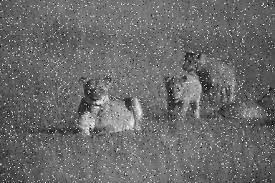
#> input picture L4/download.jpeg, 275 x 183 px
$ python qq2.py
#> lines starting #> are read from the running program, lines starting #| are printed output that depends on the picture
import cv2
import numpy as np
import matplotlib.pyplot as plt

def laplacian_filter(image):
    # Convert image to grayscale
    gray_image = cv2.cvtColor(image, cv2.COLOR_BGR2GRAY)

    # Define Laplacian kernel
    kernel = np.array([[1, 1, 1],
                       [1, -8, 1],
                       [1, 1, 1]])

    # Apply convolution using the defined kernel
    filtered_image = cv2.filter2D(gray_image, -1, kernel)

    # Convert back to uint8
    filtered_image = np.uint8(np.absolute(filtered_image))

    return filtered_image

def main():
    # Read input image
    input_image = cv2.imread('download.jpeg')
#> input_image is the input picture: shape (183, 275, 3); min 0, max 255, mean 106.3

    # Apply Laplacian filter
    filtered_image = laplacian_filter(input_image)
#> in laplacian_filter, `filtered_image = cv2.filter2D(gray_image, -1, kernel)`:
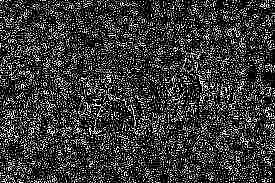
#> filtered_image: shape (183, 275); min 0, max 255, mean 59.5

    # Display input and filtered images using matplotlib
    plt.figure(figsize=(10, 5))

    # Input image
    plt.subplot(1, 2, 1)
    plt.imshow(cv2.cvtColor(input_image, cv2.COLOR_BGR2RGB))
    plt.title('Input Image')
    plt.axis('off')

    # Filtered image
    plt.subplot(1, 2, 2)
    plt.imshow(filtered_image, cmap='gray')
    plt.title('Filtered Image (Laplacian Filter)')
    plt.axis('off')

    plt.show()
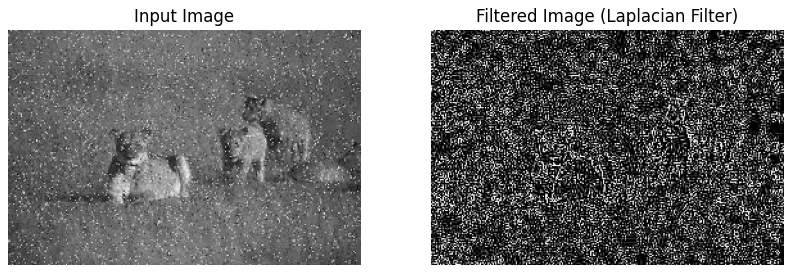
#> figure drawn by matplotlib, 2 panels

if __name__ == "__main__":
    main()
